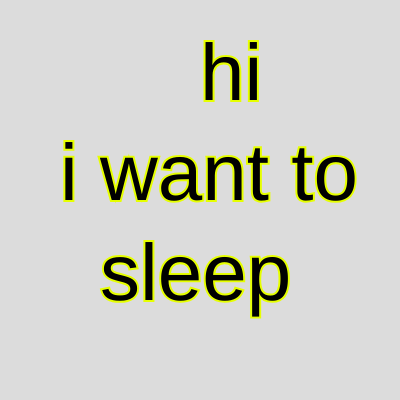
Frame 1 (no input)
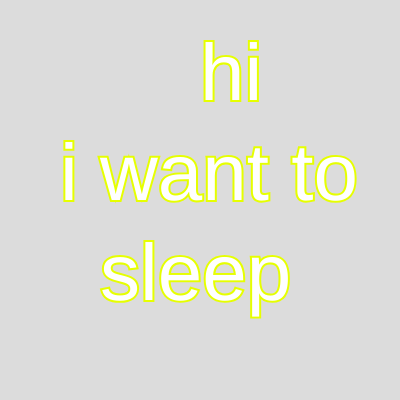
Frame 60 (no input)
Frame 120 (the mouse pressed at the canvas centre since frame 60): identical to frame 60, image omitted

The p5.js sketch that drew these frames (run headless with seeded random() and noise() and a simulated clock; from frame 60 on, the mouse is pressed at the canvas centre):

// p5.js sketch
// ── sketch.js
// DM2008 — Activity 3a
// (Array Sampler, 25 min)

// 1. Create an array of colors (or other values)
//    You can make more than one array if you'd like
let palette = ["#E6FF00", "#FD0000", "#000000", "#FFFFFF"];

// 2. A variable to track the current index
let currentIndex = 0;

function setup() {
  createCanvas(400, 400);
  noStroke();
}

function draw() {
  background(220);

  picked = random(palette);
  picked2 = random(palette);
  // 3. Use the array value at currentIndex
  fill(picked);
  //ellipse(width/2, height/2, 200);

  textSize(80);
  stroke(picked2);
  strokeWeight(4);
  text("hi", 200, 100);
  text("i want to", 60, 200);
  text("sleep", 100, 300);

  describe('The text "hi" written in white with a black outline.');
  describe('The text "i want to" written in white with a black outline.');
  describe('The text "sleep" written in white with a black outline.');
}

// 4. Change the index when a key is pressed
// Create a new array with some colors

// Try changing the array while the loop keeps adapting
function mousePressed() {
  if (mouseX <50) {
    // Add a new random color to the end
    palette.push(color(random(255), random(255), random(255)));
  }
  if (mouseX >300) {
    // Remove the last color (if any)
    if (palette.length > 0) {
      palette.splice(palette.length - 1, 1);
    }}
  // Log in the console to check
  console.log("Current index:", currentIndex, "→", palette[currentIndex]);
}

/* 
TODOs for students:
1. Replace colors with your own data (positions, text, sizes, etc).
2. Try mousePressed() instead of keyPressed().
3. Use push() to add new items, or splice() to remove them, then check how the sketch adapts.
4. Try looping through an array to visualize all the items within it instead of accessing one item at a time.
*/
